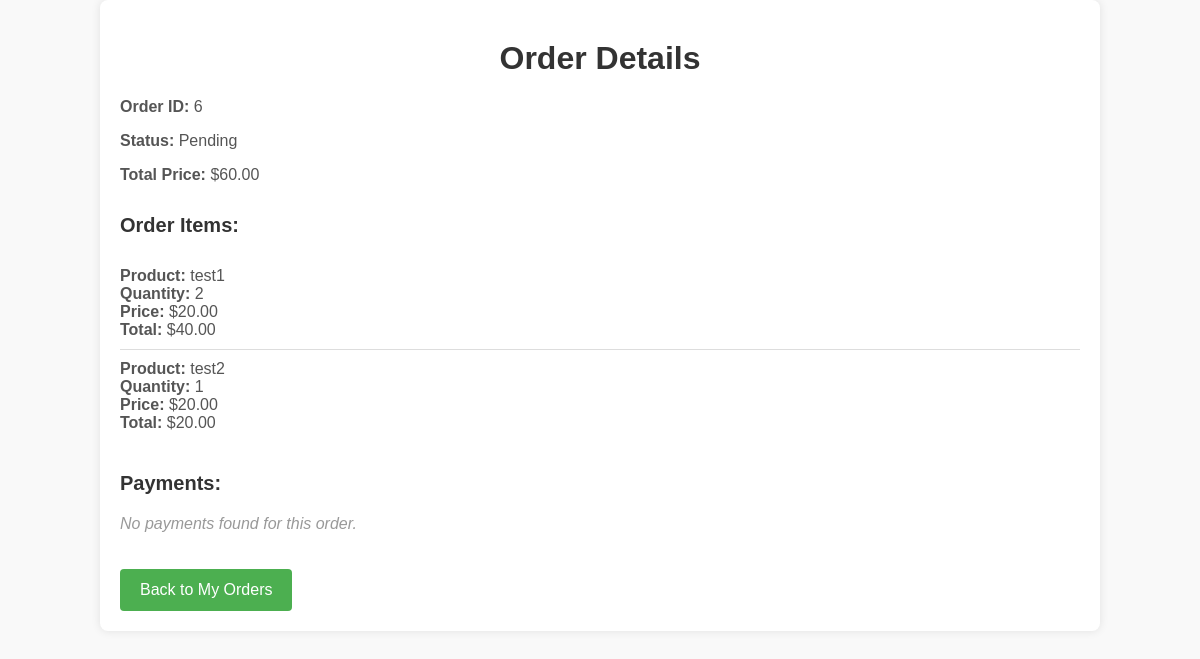
The app's page /order_details/6/ with its own data.
### orders/models.py (models this page shows, shortened)
class Order(models.Model):
    status = models.CharField(max_length=50, default="Pending")  # Status: Pending, Paid, Refunded
    total_price = models.DecimalField(max_digits=10, decimal_places=2, default=0)  # New field to store total price

class OrderItem(models.Model):
    order = models.ForeignKey(Order, related_name='items', on_delete=models.CASCADE)  # Link to the order
    product = models.ForeignKey(Product, on_delete=models.CASCADE)  # Link to the product
    quantity = models.PositiveIntegerField()  # Quantity of the product ordered
    price = models.DecimalField(max_digits=10, decimal_places=2)  # Price of the product at the time of the order
    def total_price(self):
        return self.price * self.quantity

class Product(models.Model):
    name = models.CharField(max_length=100)
    price = models.DecimalField(max_digits=10, decimal_places=2)

### orders/views.py (the view)
# urls.py: path('order_details/<int:order_id>/', views.order_details, name='order_details'),
def order_details(request, order_id):
    order = get_object_or_404(Order, id=order_id)
    order_items = order.items.all()  # Using related_name='items' from OrderItem model
    payments = Payment.objects.filter(order=order)
    return render(request, 'orders/order_details.html', {
        'order': order,
        'order_items': order_items,
        'payments': payments
    })

### orders/templates/orders/order_details.html (shortened to what this page needs)
<!DOCTYPE html>
<html lang="en">
<head>
</head>
<body>
    <div class="container">
        <h1>Order Details</h1>
        <p><strong>Order ID:</strong> {{ order.id }}</p>
        <p><strong>Status:</strong> {{ order.status }}</p>
        <p><strong>Total Price:</strong> ${{ order.total_price }}</p>
        <h3>Order Items:</h3>
        <ul>
            {% for item in order_items %}
                <li>
                    <strong>Product:</strong> {{ item.product.name }} <br>
                    <strong>Quantity:</strong> {{ item.quantity }} <br>
                    <strong>Price:</strong> ${{ item.price }} <br>
                    <strong>Total:</strong> ${{ item.total_price }}
                </li>
            {% empty %}
                <li class="empty-message">No products in this order.</li>
            {% endfor %}
        </ul>
        <div class="payments">
            <h3>Payments:</h3>
            {% if payments %}
                <ul>
                    {% for payment in payments %}
                        <li>
                            <strong>Payment Status:</strong> {{ payment.payment_status }} <br>
                            <strong>Payment Request:</strong> {{ payment.payment_request_payload }} <br>
                            <strong>Payment Response:</strong> {{ payment.payment_response_payload }}
                        </li>
                    {% endfor %}
                </ul>
            {% else %}
                <p class="empty-message">No payments found for this order.</p>
            {% endif %}
        </div>
        <a href="{% url 'my_orders' %}">Back to My Orders</a>
    </div>
</body>
</html>

### orders/templates/orders/order_details.html (style rules this page uses)
body { font-family: Arial, sans-serif; background-color: #f9f9f9; margin: 0; padding: 0; }
h1 { text-align: center; color: #333; margin-top: 20px; }
.container { width: 80%; margin: 0 auto; padding: 20px; background-color: white; border-radius: 8px; box-shadow: 0 0 10px rgba(0, 0, 0, 0.1); }
p { font-size: 16px; color: #555; }
h3 { margin-top: 30px; font-size: 20px; color: #333; }
ul { list-style-type: none; padding: 0; }
li { padding: 10px 0; border-bottom: 1px solid #ddd; color: #555; }
li:last-child { border-bottom: none; }
.payments { margin-top: 20px; }
a { display: inline-block; margin-top: 20px; padding: 12px 20px; background-color: #4CAF50; color: white; text-decoration: none; border-radius: 4px; text-align: center; }
.empty-message { color: #999; font-style: italic; }

### records on screen
Order: id "6", status "Pending", total_price "60.00"
OrderItem: product.name "test1", quantity "2", price "20.00", total_price "40.00"
OrderItem: product.name "test2", quantity "1", price "20.00", total_price "20.00"
